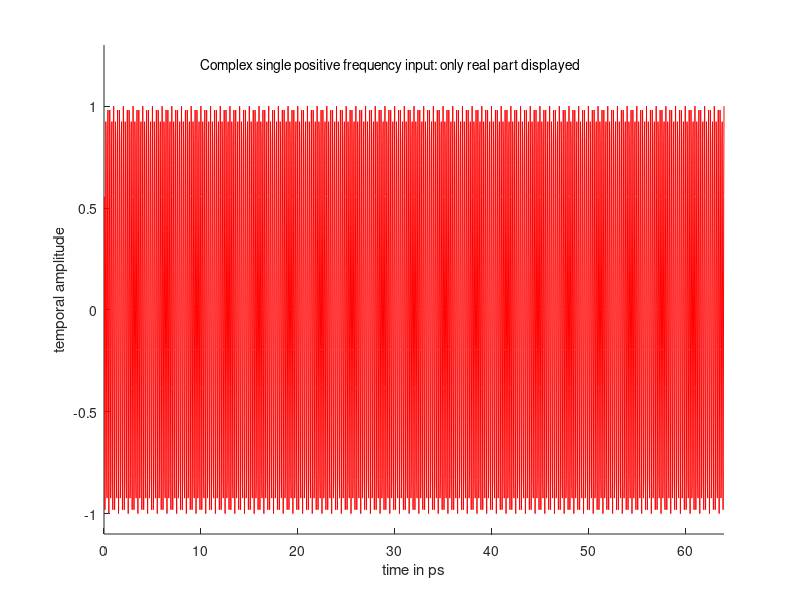
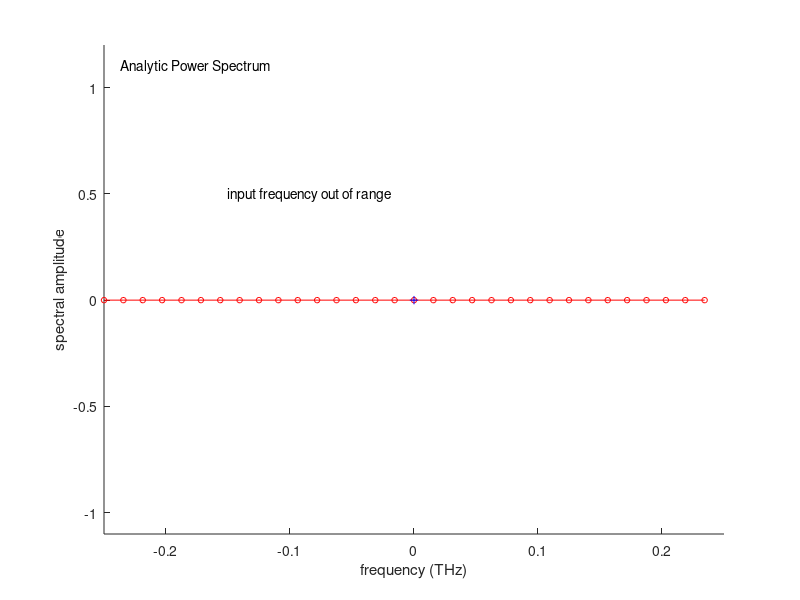
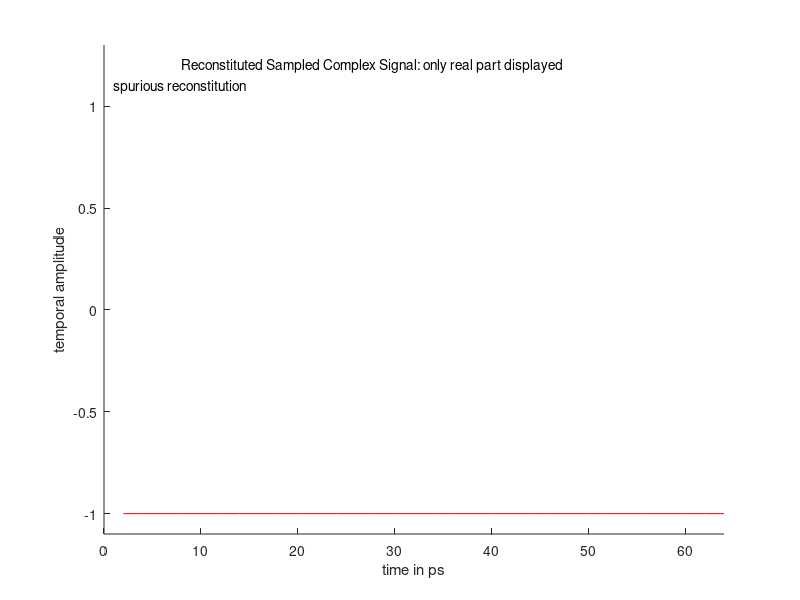
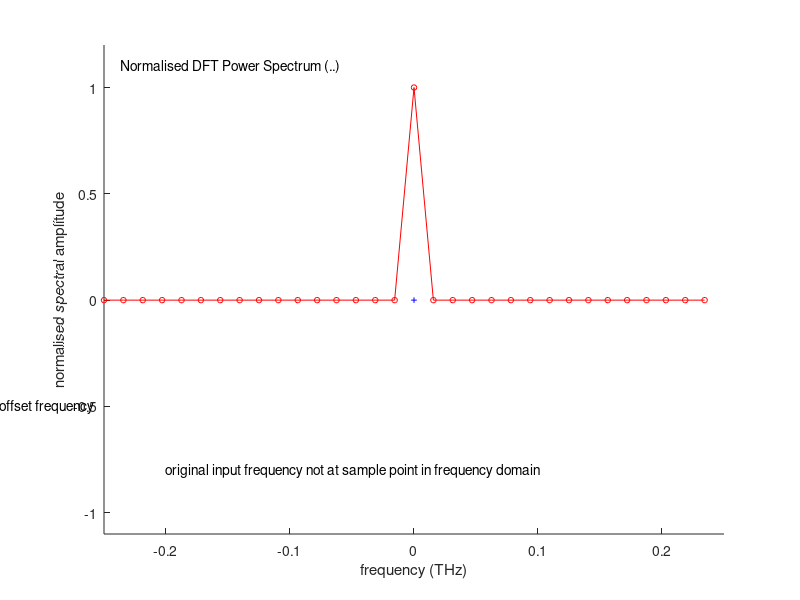

These figures' MATLAB source, in order:
% SPECTRUM OF COMPLEX SINE WAVE TO DEMONSTRATE ALIASING
% This program looks at the representation of a sine wave with two lengths of FFT;
% The frequency is too high for the shorter FFT to give the correct result

% There are two recommended versions:-
% an FFT of length N= 64 and N = 512.
% The total time duration is kept at 64 ps for all FFT lengths.
% Minimum frequency interval 1/64 THz.
% The more steps means a higher spectral range.
% Time steps taken as 1 *(64/N) ps with N FFT frequency steps.
% fmax=(N/64)THz gives maximum spectral range.
% Nyquist frequency range -fmax/2 to +fmax/2.  
% The frequency of f0 = (9/16) THz  for both FFT lengths of N
% This exceeds the Nyquist frequency for N = 64 

clear all;
disp(' ');
disp('DFT analysis of complex signal with one (high) frequency');
disp('FFT of 64 sample points in 64 ps shows aliasing');
disp('              for frequency f0 > 0.5 THz');
disp('but FFT length of 512 shows good spectral restoration');
disp('           for same frequency f0');
cont=input('Press return to continue');
disp('FFT length N=2^M;')  
M=input('Set M (try 6 first then try 9; press enter for default 6):- ');
if isempty(M);	M=6; end;	% sets up the FFT length: 

N=2^M; 		% FFT length;
tn=(1:N);	% sets up a counter of FFT length;
t=tn*(64/N);	% sets the time steps in ps -overall time is 64 ps in this example;
fn=(tn-N/2-1)/N;% fn is normalised frequency with N steps from -1/2 to + 1/2;
f=fn*(N/64);	% frequency in THz with time steps of 1 ps for N=64;
% Note Normalised Nyquist frequency is 0.5 so for 1 ps time steps fmax=0.5 THz;
% Hence here fmax= 0.5*(N/64) THz = N/128;
disp('  ')
disp('Set input frequency 0.5 < f0 <1 THz: ');
f0=input(' or for default value of 9/16 press return:-  ');
disp('wait for program to run');%do not keep pressing return;
if isempty(f0);	f0=9/16; end;	% sets up frequency in THz 
% smallest frequency interval with 64 ps duration is 1/64 THz;
nf0=f0*64 ; % the sample point number in the frequency domain;   

ta=1:2048; ta=ta*64/2048; % gives enough points to ensure good analytic representation
a0=exp(j*2*f0*pi*ta); 
% sets up approximation to analytic complex amplitude with a positive frequency;

a= exp(j*2*f0*pi*(t-0.5)); % sampled signal at correct sampling rate

figure; 
text(10,1.2,'Complex single positive frequency input: only real part displayed','fontsize',10);
axis([0 64 -1.1 1.3]);
xlabel('time in ps');ylabel('temporal amplitude');
rl1=line('Xdata',ta,'Ydata',real(a0),'color','r','LineStyle','-');
%im1=line('Xdata',ta,'Ydata',imag(a0),'color','b','LineStyle','--'); %imaginary part if required
pause(3);

% Analytic power spectrum of this input signal has an impulse at normalised frequency f=+2;
Paf=zeros(1,N); % sets up a set of N spectral points;
if nf0<((N/2)-1);
Paf(1,N/2+1+nf0)=1; end % puts 1 the power at the correct spectral sampled point

figure;
text(-N/135,1.1,'Analytic Power Spectrum');
axis([-N/128 N/128 -1.1 1.2]);
xlabel('frequency (THz)');
ylabel('spectral amplitude');
po1=line('Xdata',f,'Ydata',Paf,'color','r','Marker','o','MarkerSize',4);
centre=line('Xdata',0,'Ydata',0,'color','b','Marker','+','MarkerSize',6);
if nf0>((N/2)-1);text(.1-N/128,0.5,'input frequency out of range');end;
pause(3); 

A=(fft(a)); 	% Matlab code for ordering the frequency +/- f about zero;
		% A is DFT of a with normalised frequency step of 1/N and time steps of 1 ;
A=fftshift(A); 	% Matlab code for ordering the frequency +/- f about zero;
		% if actual time step is 1 psec total frequency range is 10^12 Hz;
aa=ifft(fftshift(A)); 
		% inverse fft to check that temporal signal is correct;

%Aa=ones(1,N); 	% analytic white noise - spectrum of impulse;

Paf=abs(A.*conj(A));	% Power spectrum 
Pafm=max(Paf);

figure;
text(8,1.2,'Reconstituted Sampled Complex Signal: only real part displayed ','fontsize',10);
axis([0 64 -1.1 1.3]); % sets scale rather than autoscale;
xlabel('time in ps'); 
ylabel('temporal amplitude');
if nf0>((N/2)-1);text(1,1.1,'spurious reconstitution','fontsize',10);end;
if nf0<((N/2)-1);text(1,1.1,'"correctly" sampled reconstitution - ripples reduced by more samples','fontsize',10);end;
rl2=line('Xdata',t,'Ydata',real(aa),'color','r','LineStyle','-');
%im2=line('Xdata',t,'Ydata',imag(aa),'color','b','LineStyle','--');%imaginary part if required
		% plots DFT results;
pause(3);

fmin=min(abs(f-f0)); %checks if f0 is at a sampling point in frequency domain

figure;
text(-N/135,1.1,'Normalised DFT Power Spectrum (..)');
axis([-N/128 N/128 -1.1 1.2]); % sets scale rather than autoscale;
xlabel('frequency (THz)'); 
ylabel('normalised spectral amplitude');
po2=line('Xdata',f,'Ydata',Paf/Pafm,'color','r','Marker','o','MarkerSize',4);
		% plots dft results;
centre=line('Xdata',0,'Ydata',0,'color','b','Marker','+','MarkerSize',4);
if nf0>((N/2)-1);text(-0.4, -0.5,'note spurious offset frequency');end
if nf0<((N/2)-1);text(-0.4,-0.5,'note correct offset frequency');end; 
if fmin>0;
text(-N/128+.05,-0.8,'original input frequency not at sample point in frequency domain');
end;

% Below checks on Parsevals theorem noting normalised frequency step is 1/N ; 
% (sum(Paf))/N should be same as sum(aa.*conj(aa));
tsum=sum(aa.*conj(aa))  % sum of amplitude of aa squared ;
fsum=(sum(Paf))*(1/N)   % written so as to emphasise sum 'frequencies' x step length;
disp('checks sum of amplitudes^2 in time tsum');
disp(' = sum of amplitudes^2 in frequencies fsum');
disp('Note time and frequency sums are equal');

run=input('do you want another run y/n ?  ','s');
if isempty(run); run='y';end;
if run=='y';m5spect2;end;
if run=='n';end;
